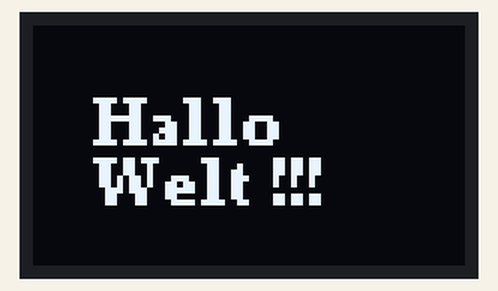
Recording of a sketch running on a simulated Arduino Uno, built with avr-gcc and run on an emulated ATmega328P. Parts: 72×40 one-colour display. Random numbers use the default seed unless the sketch sets one.

Above: at 0.1 s.
At 22.0 s:
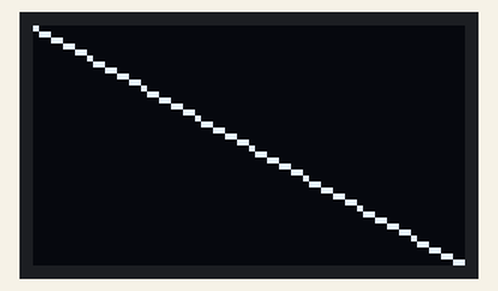
At 23.0 s:
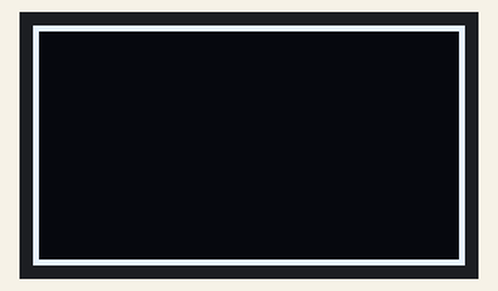
At 24.1 s:
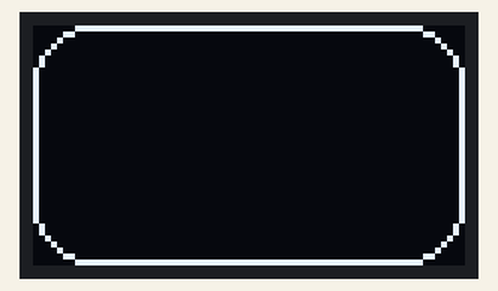
At 26.1 s:
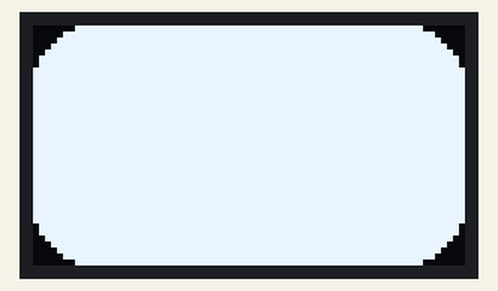
At 30.1 s:
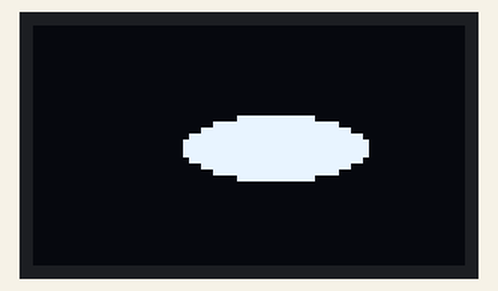

Measured:
- what the display in image 1 shows lasts 1.0 s, from 22.0 s to 23.0 s

The sketch:

U166.ino
```cpp
// A 0.43-inch mini OLED screen (72x40, B/W) using the SSD1315 chipset.
// - https://docs.m5stack.com/en/unit/MiniOLED%20Unit
// - https://github.com/olikraus/U8g2_Arduino

// GROVE PORT (UNIVERSAL):
// 1 GPIO1, TWI(SCL), UART(RX)
// 2 GPIO2, TWI(SDA), UART(TX)
// 3 +5V
// 4 GND

//-------------------------------------------------------------------
#include <Wire.h>
#include "U8g2lib.h"

//-------------------------------------------------------------------
U8G2_SSD1306_72X40_ER_F_HW_I2C display(U8G2_R0);

//-------------------------------------------------------------------
void setup(void)
{
  Wire.begin();
  display.begin();
}

//-------------------------------------------------------------------
void loop(void)
{
  // drawStr
  display.clearBuffer();
  display.setFont(u8g2_font_ncenB08_tr);
  display.setDrawColor(1);
  display.drawStr(10, 20, "Hallo");
  display.drawStr(10, 30, "Welt !!!"); // x, y
  display.sendBuffer();
  delay(1000);

  // drawStr
  display.clearBuffer();
  display.setFont(u8g2_font_ncenB14_tr);
  display.setDrawColor(1);
  for (int p = 0; p < 1000; p++) {
    display.clearBuffer();
    display.drawStr(10, 30, String(p).c_str());
    display.sendBuffer();
  }
  delay(1000);

  // drawPixel
  display.clearBuffer();
  display.setDrawColor(1);
  for (int p = 0; p < 100; p++) {
    int x = random(0, 72);
    int y = random(0, 40);
    display.drawPixel(x, y);
    display.sendBuffer();
  }
  delay(1000);

  // drawLine
  display.clearBuffer();
  display.setDrawColor(1);
  display.drawLine(0, 0, 72, 40); // x0, y0, x1, y1
  display.sendBuffer();
  delay(1000);

  // drawFrame
  display.clearBuffer();
  display.setDrawColor(1);
  display.drawFrame(0, 0, 72, 40); // x, y, w, h
  display.sendBuffer();
  delay(1000);

  // drawRFrame
  display.clearBuffer();
  display.setDrawColor(1);
  display.drawRFrame(0, 0, 72, 40, 10); // x, y, w, h, r
  display.sendBuffer();
  delay(1000);

  // drawBox
  display.clearBuffer();
  display.setDrawColor(1);
  display.drawBox(0, 0, 72, 40); // x, y, w, h
  display.sendBuffer();
  delay(1000);

  // drawRBox
  display.clearBuffer();
  display.setDrawColor(1);
  display.drawRBox(0, 0, 72, 40, 10); // x, y, w, h, r
  display.sendBuffer();
  delay(1000);

  // drawCircle
  display.clearBuffer();
  display.setDrawColor(1);
  display.drawCircle(30, 20, 15); // x, y, r
  display.sendBuffer();
  delay(1000);

  // drawDisc
  display.clearBuffer();
  display.setDrawColor(1);
  display.drawDisc(40, 20, 15); // x, y, r
  display.sendBuffer();
  delay(1000);

  // drawEllipse
  display.clearBuffer();
  display.setDrawColor(1);
  display.drawEllipse(30, 20, 15, 5); // x, y, rx, ry
  display.sendBuffer();
  delay(1000);

  // drawFilledEllipse
  display.clearBuffer();
  display.setDrawColor(1);
  display.drawFilledEllipse(40, 20, 15, 5); // x, y, rx, ry
  display.sendBuffer();
  delay(1000);
}
```
